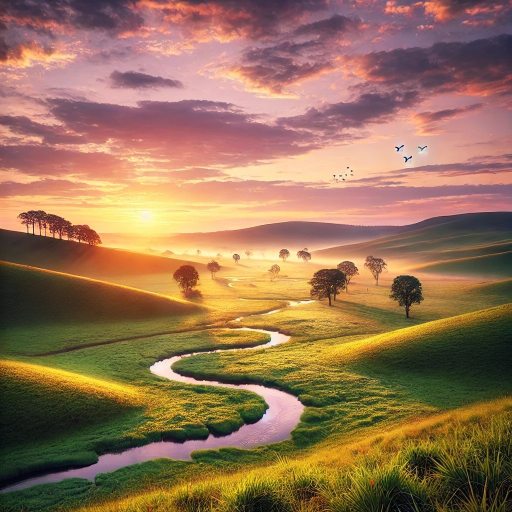
#> input picture test.jpg, 1024 x 1024 px (shown at 1/2 size)
$ jupyter execute '20 02.ipynb'   (shell and % lines are left out)   (text cells are left out)
#> lines starting #> are read from the running program, lines starting #| are printed output that depends on the picture; pictures that were not available may be replaced by others from this repository, and a replacement may not be noted
[cell 1]
# ws05
import cv2

img = cv2.imread('test.jpg')
#> img is the input picture: shape (1024, 1024, 3); mean B, G, R 85.4, 114.8, 150.3

print(img.shape)
#| (1024, 1024, 3)

cv2.imshow('image', img)
cv2.waitKey(0)
cv2.destroyAllWindows()

[cell 2]
blue = img[:,:,0]
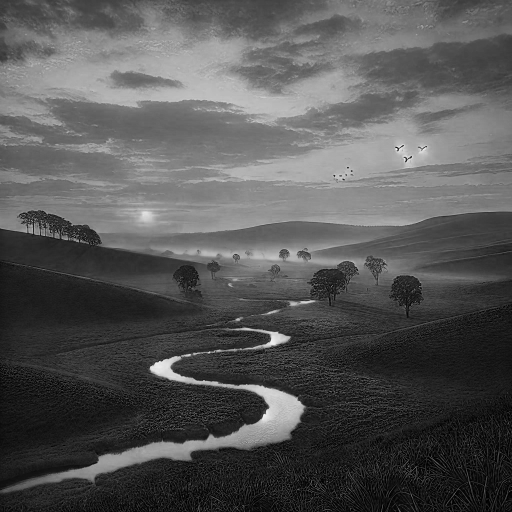
#> blue: shape (1024, 1024) (shown at 1/2 size); min 0, max 255, mean 85.4
green = img[:,:,1]
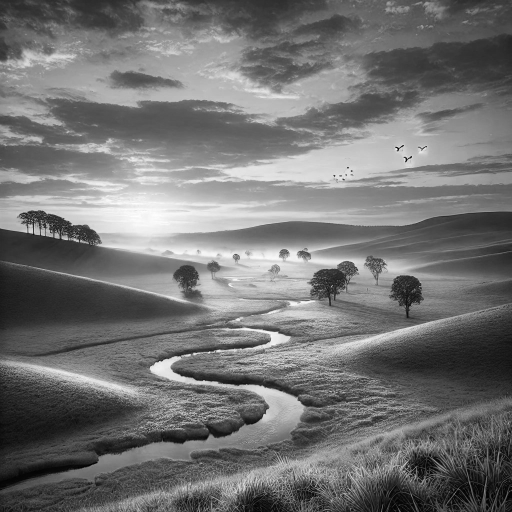
#> green: shape (1024, 1024) (shown at 1/2 size); min 0, max 255, mean 114.8
red = img[:,:,2]
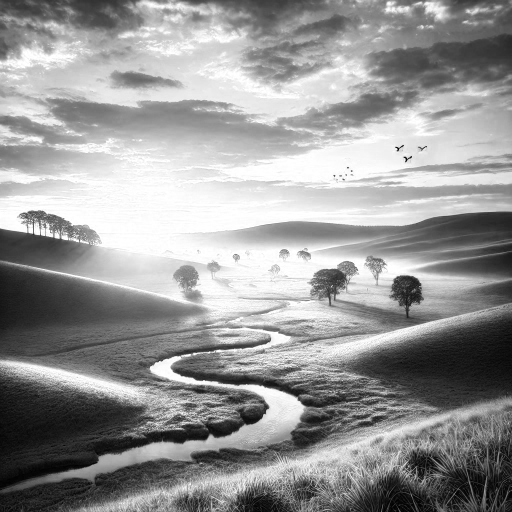
#> red: shape (1024, 1024) (shown at 1/2 size); min 0, max 255, mean 150.3

[cell 3]
cv2.imshow('image', red)
k = cv2.waitKey(0)
#> (key Esc is pressed here)
cv2.destroyAllWindows()

[cell 4]
import matplotlib.pyplot as plt

plt.figure(figsize=(6, 4))

plt.imshow(red, cmap='gray',interpolation='none')
plt.axis('off')
plt.show()

[cell 5]
import cv2

scale = 0.75
cap = cv2.VideoCapture('filevdo01.mp4')


if (cap.isOpened()== False):
    print("Could not open the VDO file")

frame_counter = 0
while(cap.isOpened()):
    # Capture frame-by-frame
    ret, frame = cap.read()
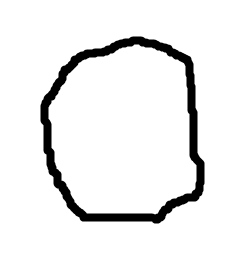
#> input picture digit0.png, 251 x 267 px, given in place of filevdo01.mp4, which was not available
#> frame is the input picture: shape (267, 251, 3); min 0, max 255, mean 237.1

    if ret == True:

        frame_counter += 1
        if frame_counter >= cap.get(cv2.CAP_PROP_FRAME_COUNT):
            frame_counter = 0
            cap.set(cv2.CAP_PROP_POS_FRAMES, frame_counter)

        frame = cv2.resize(frame,None,fx=scale,fy=scale,interpolation=cv2.INTER_AREA)
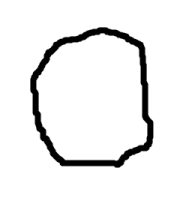
#> frame: shape (200, 188, 3); min 0, max 255, mean 237

        cv2.imshow('Mywindow', frame)

        if cv2.waitKey(3) & 0xFF == 27:
#> (key Esc is pressed here)
            break


    else:  # if ret true
        break
cap.release()
cv2.destroyAllWindows()

[cell 6]
import cv2

source = 0
cap = cv2.VideoCapture(source)

if cap is None or not cap.isOpened():
    print('could not open vdo source: ',source)
else:
    print('vdo source OK ->',source)
    cap.release()

[cell 7]
import cv2

cap = cv2.VideoCapture(0)
cap.set(cv2.CAP_PROP_FRAME_WIDTH, 320)
cap.set(cv2.CAP_PROP_FRAME_HEIGHT, 240)

if (cap.isOpened()== False):
    print("Could not open the VDO file")

frame_counter = 0
while(cap.isOpened()):
    ret, frame = cap.read()

    if ret == True:
        frame_counter += 1
        cv2.imshow('Mywindow', frame)
        if cv2.waitKey(3) & 0xFF == 27:
#> (key Esc is pressed here)
            break

    else:  # if ret true
        break


cap.release()
cv2.destroyAllWindows()

[cell 8]
import cv2

scale = 0.7
image_file = 'imgmany.jpg'

casc_file = 'haarcascade_frontalface_default.xml'
# casc_file = 'lbpcascade_frontalface.xml'


frontal_face = cv2.CascadeClassifier(casc_file)


image = cv2.imread(image_file)
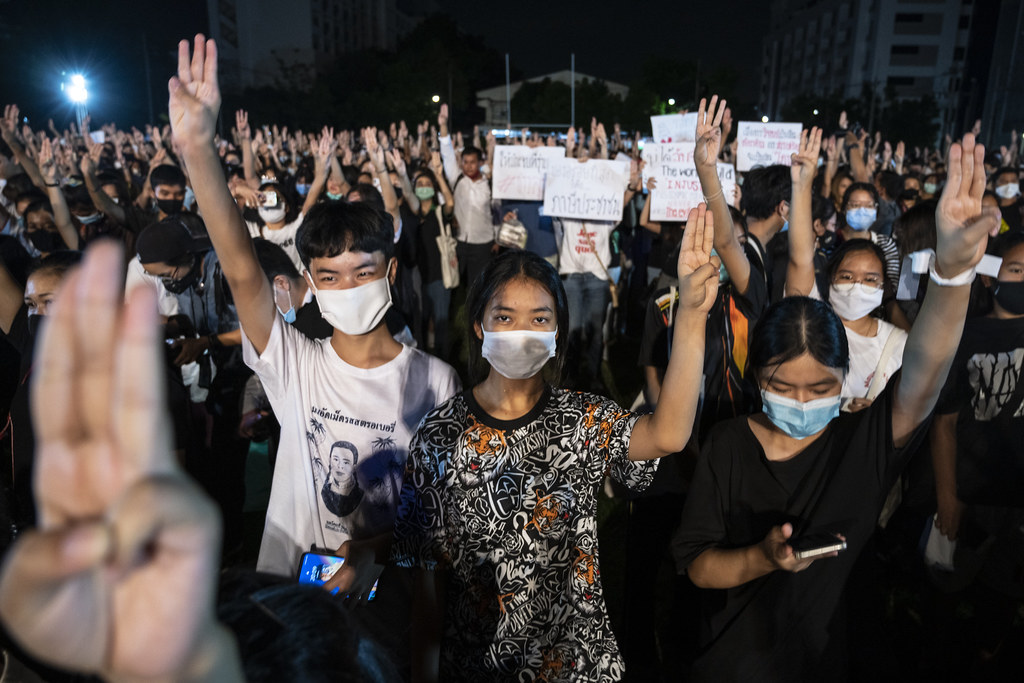
#> input picture imgmany.jpg, 1024 x 683 px
#> image is the input picture: shape (683, 1024, 3); mean B, G, R 62.7, 64.9, 71
image = cv2.resize(image, None,fx=scale,fy=scale,
                   interpolation=cv2.INTER_AREA)
#> image: shape (478, 717, 3)
gray_img = cv2.cvtColor(image, cv2.COLOR_BGR2GRAY)
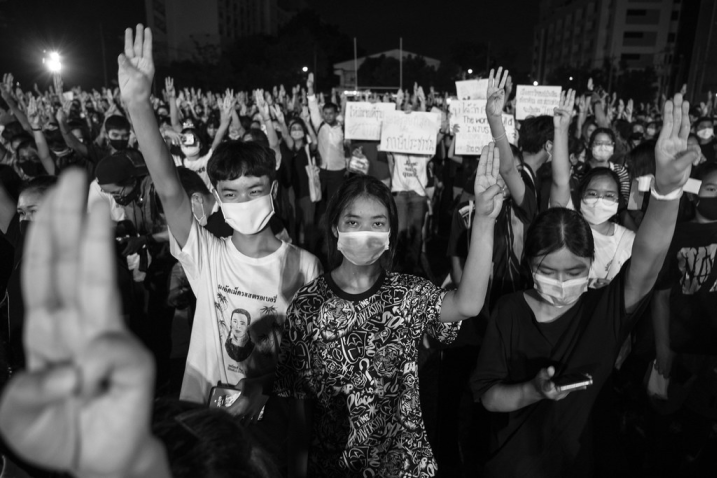
#> gray_img: shape (478, 717); min 0, max 255, mean 66.5

bBoxes = frontal_face.detectMultiScale(
    gray_img, scaleFactor=1.3, minNeighbors=5,
    minSize=(30, 30),
)
#> bBoxes = [[331, 195, 69, 69], [526, 246, 69, 69]]

print("Found {} faces".format(len(bBoxes)))
#| Found 2 faces

for (x, y, w, h) in bBoxes:
    cv2.rectangle(image, (x, y), (x+w, y+h), (0, 255, 0), 2)
#> this loop made 2 passes
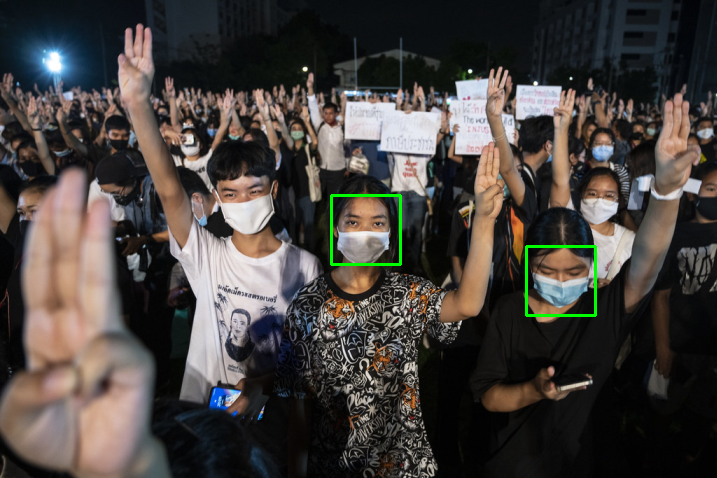
#> image: shape (478, 717, 3); mean B, G, R 62.5, 65.9, 70.7

cv2.imshow("MyWin", image)

cv2.waitKey(0)
cv2.destroyAllWindows()

[cell 9]
import cv2

cap = cv2.VideoCapture(0)
cap.set(cv2.CAP_PROP_FRAME_WIDTH, 320)
cap.set(cv2.CAP_PROP_FRAME_HEIGHT, 240)

casc_file = 'haarcascade_frontalface_default.xml'
# casc_file = 'lbpcascade_frontalface.xml'


frontal_face = cv2.CascadeClassifier(casc_file)

if (cap.isOpened()== False):
    print("Could not open the VDO file")

while(cap.isOpened()):

    ret, frame = cap.read()

    if ret == True:
        gray_img = cv2.cvtColor(frame, cv2.COLOR_BGR2GRAY)
#> gray_img: shape (267, 251)
        # Detect faces in the image
        bBoxes = frontal_face.detectMultiScale(gray_img,
                                scaleFactor=1.3, minNeighbors=5, minSize=(30, 30)
                                           )
#> bBoxes = ()

        for (x, y, w, h) in bBoxes:
            cv2.rectangle(frame, (x, y), (x+w, y+h), (0, 255, 0), 2)
#> this loop made 0 passes

        cv2.imshow('MyWin', frame)
        if cv2.waitKey(10) & 0xFF == 27:
#> (key Esc is pressed here)
            break


    else:  # if ret true
        break


cap.release()
cv2.destroyAllWindows()
